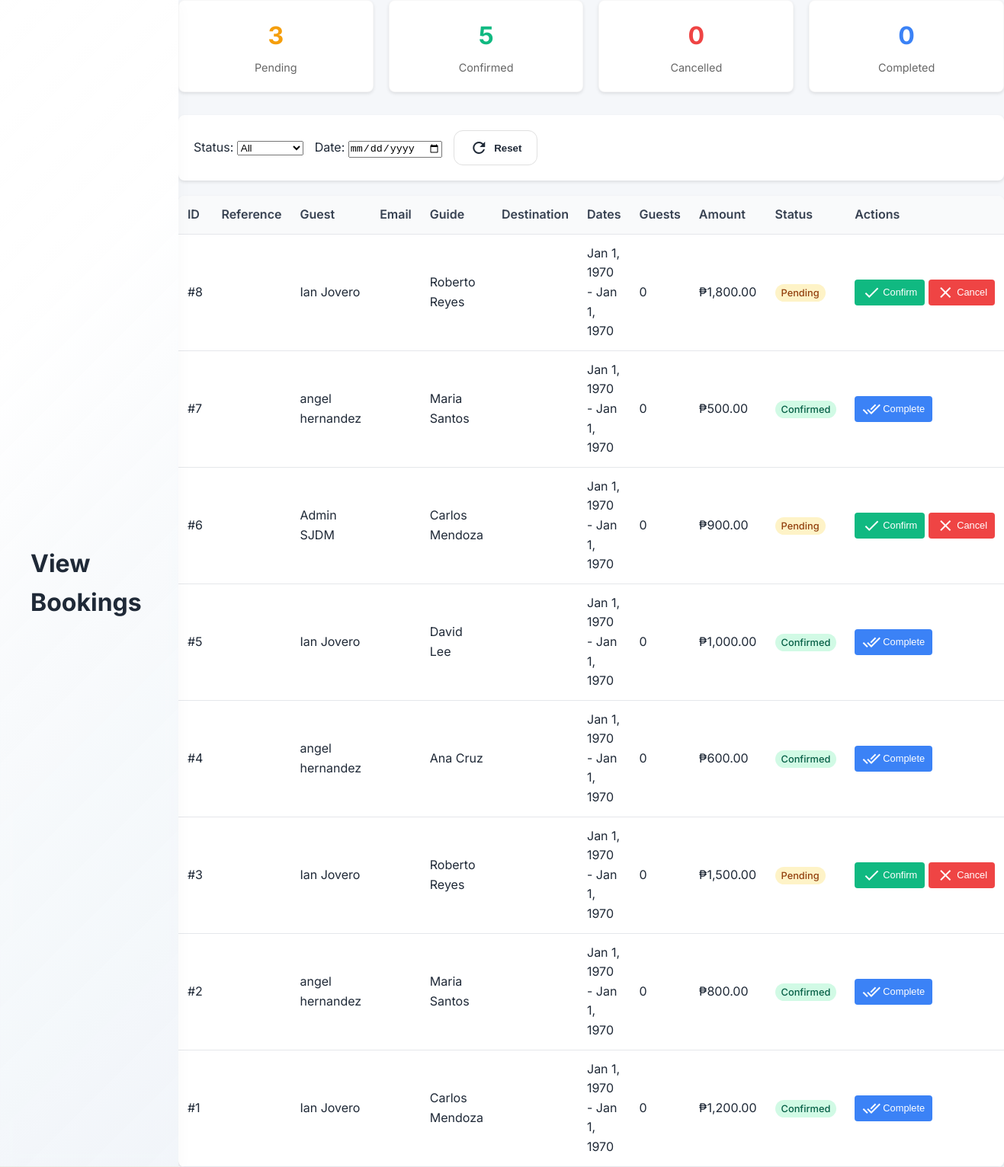
/admin/view_bookings.php (signed in), run on an earlier commit of the app's database.
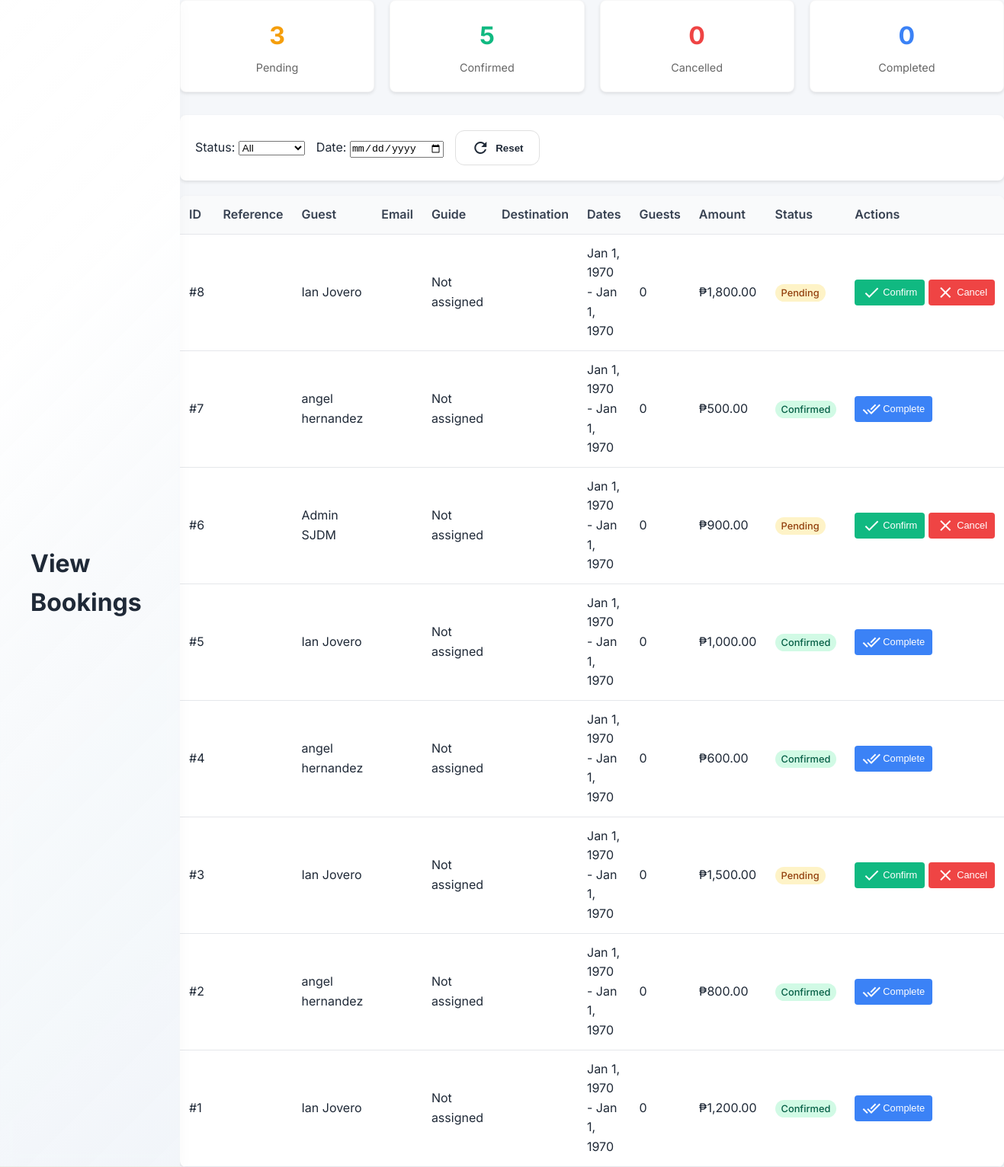
And on a later commit of the database.
### tables this page shows
CREATE TABLE `bookings` (
  `id` int(11) NOT NULL,
  `user_id` int(11) NOT NULL,
  `guide_id` int(11) DEFAULT NULL,
  `tour_name` varchar(200) NOT NULL,
  `destination` varchar(200) DEFAULT NULL,
  `booking_date` date NOT NULL,
  `check_in_date` date DEFAULT NULL,
  `check_out_date` date DEFAULT NULL,
  `number_of_people` int(11) NOT NULL,
  `contact_number` varchar(50) DEFAULT NULL,
  `email` varchar(255) DEFAULT NULL,
  `special_requests` text DEFAULT NULL,
  `total_amount` decimal(10,2) NOT NULL,
  `payment_method` enum('pay_later','gcash','bank_transfer') DEFAULT 'pay_later',
  `status` enum('pending','confirmed','cancelled','completed') DEFAULT 'pending',
  `booking_reference` varchar(50) DEFAULT NULL,
  `created_at` timestamp NOT NULL DEFAULT current_timestamp(),
  `updated_at` timestamp NOT NULL DEFAULT current_timestamp() ON UPDATE current_timestamp()
);

CREATE TABLE `tour_guides` (
  `id` int(11) NOT NULL,
  `user_id` int(11) DEFAULT NULL,
  `name` varchar(100) NOT NULL,
  `specialty` varchar(200) DEFAULT NULL,
  `category` enum('mountain','city','farm','waterfall','historical','general') NOT NULL DEFAULT 'general',
  `description` text DEFAULT NULL,
  `bio` text DEFAULT NULL,
  `areas_of_expertise` text DEFAULT NULL,
  `rating` decimal(3,2) DEFAULT 0.00,
  `review_count` int(11) DEFAULT 0,
  `price_range` varchar(100) DEFAULT NULL,
  `price_min` decimal(10,2) DEFAULT NULL,
  `price_max` decimal(10,2) DEFAULT NULL,
  `languages` varchar(200) DEFAULT NULL,
  `contact_number` varchar(20) DEFAULT NULL,
  `email` varchar(100) DEFAULT NULL,
  `schedules` text DEFAULT NULL,
  `experience_years` int(11) DEFAULT NULL,
  `group_size` varchar(50) DEFAULT NULL,
  `verified` tinyint(1) DEFAULT 0,
  `total_tours` int(11) DEFAULT 0,
  `photo_url` varchar(500) DEFAULT NULL,
  `status` enum('active','inactive') DEFAULT 'active',
  `created_at` timestamp NOT NULL DEFAULT current_timestamp(),
  `updated_at` timestamp NOT NULL DEFAULT current_timestamp() ON UPDATE current_timestamp()
);

CREATE TABLE `users` (
  `id` int(11) NOT NULL,
  `first_name` varchar(50) NOT NULL,
  `last_name` varchar(50) NOT NULL,
  `email` varchar(100) NOT NULL,
  `password` varchar(255) NOT NULL,
  `user_type` enum('user','admin','tour_guide') DEFAULT 'user',
  `status` enum('active','inactive','suspended') DEFAULT 'active',
  `created_at` timestamp NOT NULL DEFAULT current_timestamp(),
  `updated_at` timestamp NOT NULL DEFAULT current_timestamp() ON UPDATE current_timestamp(),
  `last_login` timestamp NULL DEFAULT NULL,
  `preferences_set` tinyint(1) DEFAULT 0
);

### admin/view_bookings.php (the view, shortened to what the changed rows need)
<?php
require_once '../config/auth.php';
$whereConditions = [];
$whereClause = !empty($whereConditions) ? 'WHERE ' . implode(' AND ', $whereConditions) : '';
$query = "SELECT b.*, u.first_name, u.last_name, u.email as user_email, tg.name as guide_name, tg.contact_number as guide_contact
          FROM bookings b
          LEFT JOIN users u ON b.user_id = u.id
          LEFT JOIN tour_guides tg ON b.guide_id = tg.id
          $whereClause
          ORDER BY b.created_at DESC";
$result = $conn->query($query);
?>
<!DOCTYPE html>
<html lang="en">
<head>
    <link rel="stylesheet" href="admin-styles.css">
</head>
<body>
    <div class="admin-container">
            <div class="top-bar">
                <div class="top-bar-left">
                    <h1>View Bookings</h1>
                </div>
            </div>
        <main class="admin-content">
            <div class="bookings-table">
                <table>
                    <thead>
                        <tr>
                            <th>ID</th>
                            <th>Reference</th>
                            <th>Guest</th>
                            <th>Email</th>
                            <th>Guide</th>
                            <th>Destination</th>
                            <th>Dates</th>
                            <th>Guests</th>
                            <th>Amount</th>
                            <th>Status</th>
                            <th>Actions</th>
                        </tr>
                    </thead>
                    <tbody>
                        <?php if ($result && $result->num_rows > 0): ?>
                            <?php while ($booking = $result->fetch_assoc()): ?>
                                <tr>
                                    <td>#<?php echo $booking['id']; ?></td>
                                    <td><?php echo $booking['booking_reference']; ?></td>
                                    <td><?php echo $booking['first_name'] . ' ' . $booking['last_name']; ?></td>
                                    <td><?php echo $booking['email']; ?></td>
                                    <td><?php echo $booking['guide_name'] ?: 'Not assigned'; ?></td>
                                    <td><?php echo $booking['destination']; ?></td>
                                    <td><?php echo date('M j, Y', strtotime($booking['check_in_date'])); ?> - <?php echo date('M j, Y', strtotime($booking['check_out_date'])); ?></td>
                                    <td><?php echo $booking['number_of_people']; ?></td>
                                    <td>₱<?php echo number_format($booking['total_amount'], 2); ?></td>
                                    <td>
                                        <span class="badge badge-<?php echo $booking['status']; ?>">
                                            <?php echo ucfirst($booking['status']); ?>
                                        </span>
                                    </td>
                                    <td>
                                        <div class="action-buttons">
                                            <?php if ($booking['status'] === 'pending'): ?>
                                                <form method="POST" style="display:inline;">
                                                    <button type="submit" class="btn-small btn-confirm" onclick="return confirm('Confirm this booking?')">
                                                        <span class="material-icons-outlined">check</span>
                                                        Confirm
                                                    </button>
                                                </form>
                                                <form method="POST" style="display:inline;">
                                                    <button type="submit" class="btn-small btn-cancel" onclick="return confirm('Cancel this booking?')">
                                                        <span class="material-icons-outlined">close</span>
                                                        Cancel
                                                    </button>
                                                </form>
                                            <?php endif; ?>
                                            <?php if ($booking['status'] === 'confirmed'): ?>
                                                <form method="POST" style="display:inline;">
                                                    <button type="submit" class="btn-small btn-complete" onclick="return confirm('Mark this booking as completed?')">
                                                        <span class="material-icons-outlined">done_all</span>
                                                        Complete
                                                    </button>
                                                </form>
                                            <?php endif; ?>
                                        </div>
                                    </td>
                                </tr>
                            <?php endwhile; ?>
                        <?php endif; ?>
                    </tbody>
                </table>
            </div>
        </main>
    </div>
</body>
</html>

What changed in the data, as far as the page shows it:
changed bookings id 8: guide.name "Roberto Reyes" → "Not assigned"
changed bookings id 7: guide.name "Maria Santos" → "Not assigned"
changed bookings "Admin": guide.name "Carlos Mendoza" → "Not assigned"
changed bookings id 5: guide.name "David Lee" → "Not assigned"
changed bookings id 4: guide.name "Ana Cruz" → "Not assigned"
changed bookings id 3: guide.name "Roberto Reyes" → "Not assigned"
changed bookings id 2: guide.name "Maria Santos" → "Not assigned"
changed bookings id 1: guide.name "Carlos Mendoza" → "Not assigned"
